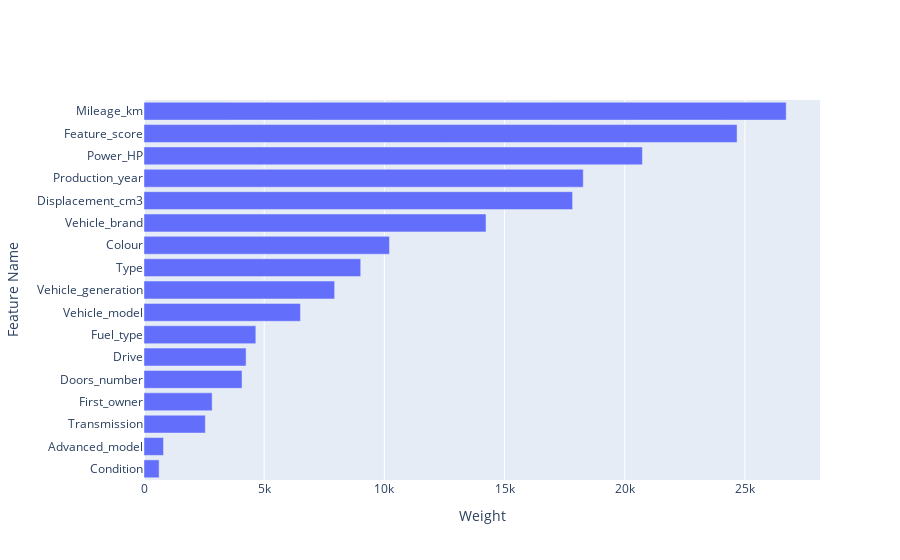

Notebook cell for this chart:
### Code cell
training_process(
    model_name="xgboost_classifier",
    model_class=PriceClassifierXGBoostModel,
    hyperparameters_class=PriceClassifierXGBoostModelHyperparams,
    metric=MetricEnum.RECALL,
    intervals_function=lambda x: 10 ** (0.4 * x) + 500 * (x + 1) ** 1.2 + 500 * x**0.8,
    # param_grid={
    #     "learning_rate": [0.14034069550007902],
    #     "max_depth": [11],
    #     "n_estimators": [350],
    #     "min_child_weight": [6],
    #     "gamma": [1.3736089649503211],
    #     "subsample": [0.7806217129238506],
    #     "colsample_bytree": [0.691463437376895],
    #     "reg_alpha": [0.9541011649041133],
    #     "reg_lambda": [3.708182521982664],
    #     "max_delta_step": [5.0],
    #     "colsample_bynode": [0.7],
    #     "colsample_bylevel": [0.7],
    # },
    gpu_mode=False,
    max_iters=50
)

### Figure 1 — Plotly figure (JSON) as saved in the notebook; plotly's stock layout.template omitted (floating-point values rounded to 4 significant figures)
{"data": [{"orientation": "h", "type": "bar", "x": [629, 811, 2551, 2835, 4078, 4247, 4653, 6509, 7931, 9016, 10213, 14228, 17830, 18274, 20735, 24673, 26717], "y": ["Condition", "Advanced_model", "Transmission", "First_owner", "Doors_number", "Drive", "Fuel_type", "Vehicle_model", "Vehicle_generation", "Type", "Colour", "Vehicle_brand", "Displacement_cm3", "Production_year", "Power_HP", "Feature_score", "Mileage_km"]}], "layout": {"xaxis": {"title": {"text": "Weight"}}, "yaxis": {"title": {"text": "Feature Name"}}}}
